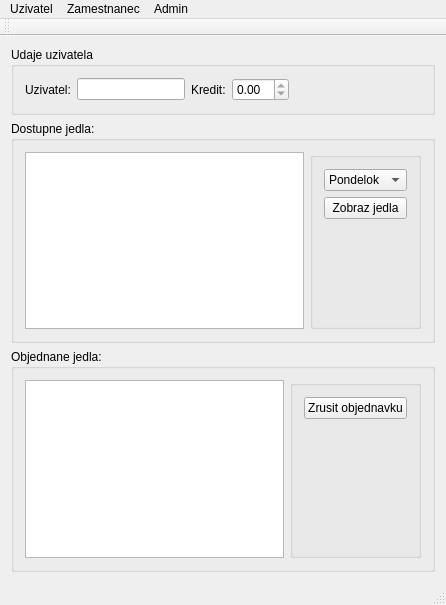
<?xml version="1.0" encoding="UTF-8"?>
<ui version="4.0">
 <class>jedalenClass</class>
 <widget class="QMainWindow" name="jedalenClass">
  <property name="geometry">
   <rect>
    <x>0</x>
    <y>0</y>
    <width>446</width>
    <height>605</height>
   </rect>
  </property>
  <property name="windowTitle">
   <string>jedalen</string>
  </property>
  <widget class="QWidget" name="centralWidget">
   <layout class="QVBoxLayout" name="verticalLayout">
    <item>
     <widget class="QGroupBox" name="udaje_uzi">
      <property name="title">
       <string>Udaje uzivatela</string>
      </property>
      <layout class="QHBoxLayout" name="horizontalLayout">
       <item>
        <widget class="QLabel" name="label">
         <property name="text">
          <string>Uzivatel:</string>
         </property>
        </widget>
       </item>
       <item>
        <widget class="QLineEdit" name="uz_meno">
         <property name="readOnly">
          <bool>true</bool>
         </property>
        </widget>
       </item>
       <item>
        <widget class="QLabel" name="label_2">
         <property name="text">
          <string>Kredit:</string>
         </property>
        </widget>
       </item>
       <item>
        <widget class="QDoubleSpinBox" name="kredit">
         <property name="readOnly">
          <bool>true</bool>
         </property>
        </widget>
       </item>
       <item>
        <spacer name="horizontalSpacer">
         <property name="orientation">
          <enum>Qt::Horizontal</enum>
         </property>
         <property name="sizeHint" stdset="0">
          <size>
           <width>40</width>
           <height>20</height>
          </size>
         </property>
        </spacer>
       </item>
       <item>
        <spacer name="horizontalSpacer_2">
         <property name="orientation">
          <enum>Qt::Horizontal</enum>
         </property>
         <property name="sizeHint" stdset="0">
          <size>
           <width>40</width>
           <height>20</height>
          </size>
         </property>
        </spacer>
       </item>
      </layout>
     </widget>
    </item>
    <item>
     <widget class="QGroupBox" name="dostupne">
      <property name="title">
       <string>Dostupne jedla:</string>
      </property>
      <layout class="QHBoxLayout" name="horizontalLayout_2">
       <item>
        <widget class="QTableWidget" name="dostupne_zoz"/>
       </item>
       <item>
        <widget class="QGroupBox" name="groupBox">
         <property name="title">
          <string/>
         </property>
         <layout class="QVBoxLayout" name="verticalLayout_2">
          <item>
           <widget class="QComboBox" name="den">
            <property name="currentIndex">
             <number>0</number>
            </property>
            <item>
             <property name="text">
              <string>Pondelok</string>
             </property>
            </item>
            <item>
             <property name="text">
              <string>Utorok</string>
             </property>
            </item>
            <item>
             <property name="text">
              <string>Streda</string>
             </property>
            </item>
            <item>
             <property name="text">
              <string>Stvrtok</string>
             </property>
            </item>
            <item>
             <property name="text">
              <string>Piatok</string>
             </property>
            </item>
            <item>
             <property name="text">
              <string>Sobota</string>
             </property>
            </item>
            <item>
             <property name="text">
              <string>Nedela</string>
             </property>
            </item>
           </widget>
          </item>
          <item>
           <widget class="QPushButton" name="zobraz_jedla">
            <property name="text">
             <string>Zobraz jedla</string>
            </property>
           </widget>
          </item>
          <item>
           <spacer name="verticalSpacer">
            <property name="orientation">
             <enum>Qt::Vertical</enum>
            </property>
            <property name="sizeHint" stdset="0">
             <size>
              <width>20</width>
              <height>40</height>
             </size>
            </property>
           </spacer>
          </item>
         </layout>
        </widget>
       </item>
      </layout>
     </widget>
    </item>
    <item>
     <widget class="QGroupBox" name="objednane">
      <property name="title">
       <string>Objednane jedla:</string>
      </property>
      <layout class="QHBoxLayout" name="horizontalLayout_3">
       <item>
        <widget class="QTableWidget" name="objednane_zoz"/>
       </item>
       <item>
        <widget class="QGroupBox" name="groupBox_2">
         <property name="title">
          <string/>
         </property>
         <layout class="QVBoxLayout" name="verticalLayout_3">
          <item>
           <widget class="QPushButton" name="zrusit_obj">
            <property name="text">
             <string>Zrusit objednavku</string>
            </property>
           </widget>
          </item>
          <item>
           <spacer name="verticalSpacer_2">
            <property name="orientation">
             <enum>Qt::Vertical</enum>
            </property>
            <property name="sizeHint" stdset="0">
             <size>
              <width>20</width>
              <height>40</height>
             </size>
            </property>
           </spacer>
          </item>
         </layout>
        </widget>
       </item>
      </layout>
     </widget>
    </item>
   </layout>
  </widget>
  <widget class="QMenuBar" name="menuBar">
   <property name="geometry">
    <rect>
     <x>0</x>
     <y>0</y>
     <width>446</width>
     <height>30</height>
    </rect>
   </property>
   <widget class="QMenu" name="menuUzivatel">
    <property name="title">
     <string>Uzivatel</string>
    </property>
    <addaction name="odhlasit_sa"/>
   </widget>
   <widget class="QMenu" name="menuAdmin">
    <property name="title">
     <string>Admin</string>
    </property>
    <addaction name="sprava_uzivatelov"/>
   </widget>
   <widget class="QMenu" name="menuZamestnanec">
    <property name="title">
     <string>Zamestnanec</string>
    </property>
    <widget class="QMenu" name="objednavky">
     <property name="title">
      <string>Objednavky</string>
     </property>
     <addaction name="zobrazit_obj"/>
     <addaction name="ulozit_obj"/>
    </widget>
    <addaction name="objednavky"/>
    <addaction name="vycistit_system"/>
   </widget>
   <addaction name="menuUzivatel"/>
   <addaction name="menuZamestnanec"/>
   <addaction name="menuAdmin"/>
  </widget>
  <widget class="QToolBar" name="mainToolBar">
   <attribute name="toolBarArea">
    <enum>TopToolBarArea</enum>
   </attribute>
   <attribute name="toolBarBreak">
    <bool>false</bool>
   </attribute>
  </widget>
  <widget class="QStatusBar" name="statusBar"/>
  <action name="odhlasit_sa">
   <property name="text">
    <string>Odlhasit sa</string>
   </property>
  </action>
  <action name="sprava_uzivatelov">
   <property name="text">
    <string>Sprava uzivatelov</string>
   </property>
  </action>
  <action name="vycistit_system">
   <property name="text">
    <string>Vycistit system</string>
   </property>
  </action>
  <action name="zobrazit_obj">
   <property name="text">
    <string>Zobrazit</string>
   </property>
  </action>
  <action name="ulozit_obj">
   <property name="text">
    <string>Ulozit</string>
   </property>
  </action>
 </widget>
 <layoutdefault spacing="6" margin="11"/>
 <resources>
  <include location="jedalen.qrc"/>
 </resources>
 <connections/>
</ui>
